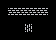

A 2D game scene composited from a Tiled map and its tileset images. What follows is a short description and the map's XML, with every tile layer's data as written:
An orthogonal 7x5 tile map with 8x8 px tiles, 1 tile layer (Tile Layer 1), 2 tilesets.

<map version="1.4" tiledversion="1.4.3" orientation="orthogonal" renderorder="right-down" width="7" height="5" tilewidth="8" tileheight="8" infinite="0" nextlayerid="2" nextobjectid="1">
 <tileset firstgid="1" source="../assets/democart.tsx" />
 <tileset firstgid="257" source="../assets/tbj2_startcart2spr.tsx" />
 <layer id="1" name="Tile Layer 1" width="7" height="5">
  <data encoding="csv">
0,0,0,0,0,0,0,
0,2,3,3,3,2,0,
0,0,0,0,0,0,0,
0,0,0,2684354562,0,0,0,
0,0,0,0,0,0,0
</data>
 </layer>
</map>
